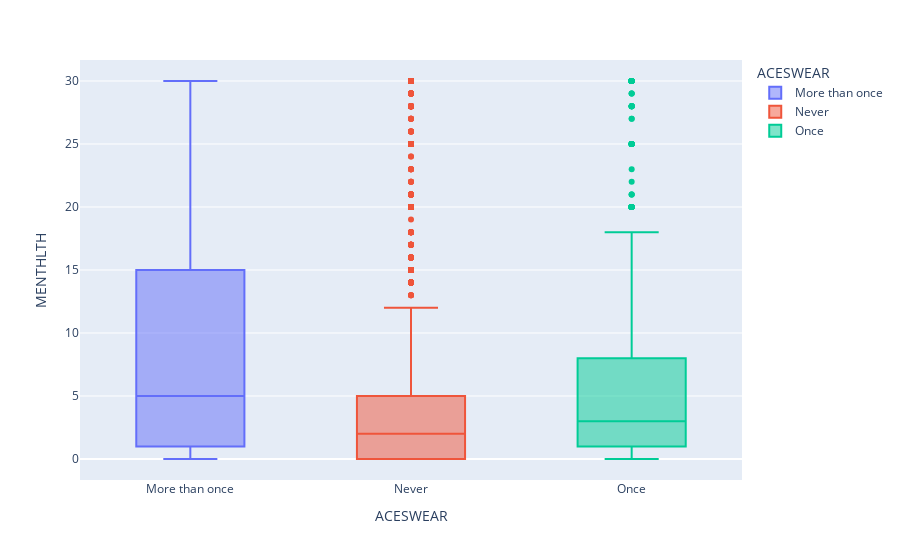

This figure's notebook cell:
### Code cell
ace_fig = px.box(lr_data,x='ACESWEAR',y="MENTHLTH", color='ACESWEAR')

ace_fig.show()

### Figure 1 — Plotly figure (JSON) as saved in the notebook; plotly's stock layout.template omitted (floating-point values rounded to 4 significant figures; data arrays with more than 128 entries replaced by an {"elided": "..."} marker saying what was removed)
{"data": [{"alignmentgroup": "True", "hovertemplate": "ACESWEAR=%{x}<br>MENTHLTH=%{y}<extra></extra>", "legendgroup": "More than once", "marker": {"color": "#636efa"}, "name": "More than once", "notched": false, "offsetgroup": "More than once", "orientation": "v", "showlegend": true, "type": "box", "x": {"elided": "11363 str values"}, "x0": " ", "xaxis": "x", "y": {"elided": "11363 float values"}, "y0": " ", "yaxis": "y"}, {"alignmentgroup": "True", "hovertemplate": "ACESWEAR=%{x}<br>MENTHLTH=%{y}<extra></extra>", "legendgroup": "Never", "marker": {"color": "#EF553B"}, "name": "Never", "notched": false, "offsetgroup": "Never", "orientation": "v", "showlegend": true, "type": "box", "x": {"elided": "16599 str values"}, "x0": " ", "xaxis": "x", "y": {"elided": "16599 float values"}, "y0": " ", "yaxis": "y"}, {"alignmentgroup": "True", "hovertemplate": "ACESWEAR=%{x}<br>MENTHLTH=%{y}<extra></extra>", "legendgroup": "Once", "marker": {"color": "#00cc96"}, "name": "Once", "notched": false, "offsetgroup": "Once", "orientation": "v", "showlegend": true, "type": "box", "x": {"elided": "2039 str values"}, "x0": " ", "xaxis": "x", "y": {"elided": "2039 float values"}, "y0": " ", "yaxis": "y"}], "layout": {"boxmode": "overlay", "legend": {"title": {"text": "ACESWEAR"}, "tracegroupgap": 0}, "margin": {"t": 60}, "xaxis": {"anchor": "y", "categoryarray": ["More than once", "Never", "Once"], "categoryorder": "array", "domain": [0, 1], "title": {"text": "ACESWEAR"}}, "yaxis": {"anchor": "x", "domain": [0, 1], "title": {"text": "MENTHLTH"}}}}
